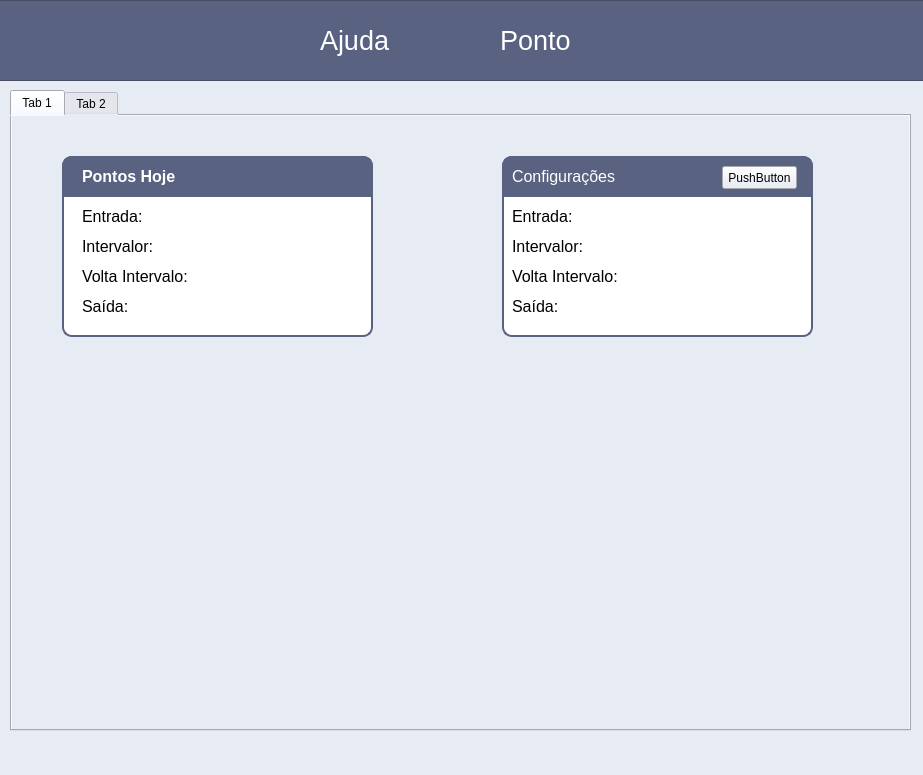
<?xml version="1.0" encoding="UTF-8"?>
<ui version="4.0">
 <class>MainWindow</class>
 <widget class="QMainWindow" name="MainWindow">
  <property name="geometry">
   <rect>
    <x>0</x>
    <y>0</y>
    <width>923</width>
    <height>775</height>
   </rect>
  </property>
  <property name="windowTitle">
   <string>MainWindow</string>
  </property>
  <property name="styleSheet">
   <string notr="true">background-color: rgb(231, 235, 244);</string>
  </property>
  <widget class="QWidget" name="centralwidget">
   <widget class="QColumnView" name="columnView">
    <property name="geometry">
     <rect>
      <x>-10</x>
      <y>0</y>
      <width>941</width>
      <height>81</height>
     </rect>
    </property>
    <property name="styleSheet">
     <string notr="true">background-color: rgb(89, 98, 128);</string>
    </property>
   </widget>
   <widget class="QLabel" name="label">
    <property name="geometry">
     <rect>
      <x>410</x>
      <y>10</y>
      <width>71</width>
      <height>61</height>
     </rect>
    </property>
    <property name="styleSheet">
     <string notr="true">background-color: rgb(89, 98, 128);</string>
    </property>
    <property name="text">
     <string/>
    </property>
    <property name="pixmap">
     <pixmap>../../../../../Carlo/Downloads/Windows/icons8-relógio-70.png</pixmap>
    </property>
    <property name="scaledContents">
     <bool>false</bool>
    </property>
   </widget>
   <widget class="QLabel" name="label_2">
    <property name="geometry">
     <rect>
      <x>320</x>
      <y>20</y>
      <width>81</width>
      <height>41</height>
     </rect>
    </property>
    <property name="font">
     <font>
      <pointsize>20</pointsize>
     </font>
    </property>
    <property name="styleSheet">
     <string notr="true">background-color: rgb(89, 98, 128);
color: rgb(255, 255, 255);</string>
    </property>
    <property name="text">
     <string>Ajuda</string>
    </property>
   </widget>
   <widget class="QLabel" name="label_3">
    <property name="geometry">
     <rect>
      <x>500</x>
      <y>20</y>
      <width>81</width>
      <height>41</height>
     </rect>
    </property>
    <property name="font">
     <font>
      <pointsize>20</pointsize>
     </font>
    </property>
    <property name="styleSheet">
     <string notr="true">background-color: rgb(89, 98, 128);
color: rgb(255, 255, 255);</string>
    </property>
    <property name="text">
     <string>Ponto</string>
    </property>
   </widget>
   <widget class="QTabWidget" name="paginadorPrincipal">
    <property name="geometry">
     <rect>
      <x>10</x>
      <y>90</y>
      <width>901</width>
      <height>641</height>
     </rect>
    </property>
    <property name="currentIndex">
     <number>0</number>
    </property>
    <widget class="QWidget" name="tab">
     <attribute name="title">
      <string>Tab 1</string>
     </attribute>
     <widget class="QLabel" name="label_5">
      <property name="geometry">
       <rect>
        <x>50</x>
        <y>40</y>
        <width>311</width>
        <height>181</height>
       </rect>
      </property>
      <property name="styleSheet">
       <string notr="true">border-style: solid;
background-color: rgb(255, 255, 255);
border-width: 2px;
border-radius: 10px;
border-color: rgb(89, 98, 128);</string>
      </property>
      <property name="frameShape">
       <enum>QFrame::NoFrame</enum>
      </property>
      <property name="text">
       <string/>
      </property>
     </widget>
     <widget class="QLabel" name="label_6">
      <property name="geometry">
       <rect>
        <x>50</x>
        <y>40</y>
        <width>311</width>
        <height>41</height>
       </rect>
      </property>
      <property name="styleSheet">
       <string notr="true">border-style: solid;
background-color: rgb(89, 98, 128);
border-width: 2px;
border-top-left-radius: 10px;
border-top-right-radius: 10px;
border-color: rgb(89, 98, 128);</string>
      </property>
      <property name="frameShape">
       <enum>QFrame::NoFrame</enum>
      </property>
      <property name="text">
       <string/>
      </property>
     </widget>
     <widget class="QLabel" name="label_4">
      <property name="geometry">
       <rect>
        <x>70</x>
        <y>50</y>
        <width>131</width>
        <height>21</height>
       </rect>
      </property>
      <property name="font">
       <font>
        <pointsize>12</pointsize>
       </font>
      </property>
      <property name="styleSheet">
       <string notr="true">background: rgba(0, 0, 0, 0.0); /* Background Transparente */
color: rgb(255, 255, 255);</string>
      </property>
      <property name="text">
       <string>&lt;html&gt;&lt;head/&gt;&lt;body&gt;&lt;p&gt;&lt;span style=&quot; font-weight:600;&quot;&gt;Pontos Hoje&lt;/span&gt;&lt;/p&gt;&lt;/body&gt;&lt;/html&gt;</string>
      </property>
     </widget>
     <widget class="QLabel" name="label_8">
      <property name="geometry">
       <rect>
        <x>70</x>
        <y>120</y>
        <width>111</width>
        <height>21</height>
       </rect>
      </property>
      <property name="font">
       <font>
        <pointsize>12</pointsize>
       </font>
      </property>
      <property name="styleSheet">
       <string notr="true">background: rgba(0, 0, 0, 0.0); /* Background Transparente */</string>
      </property>
      <property name="text">
       <string>&lt;html&gt;&lt;head/&gt;&lt;body&gt;&lt;p&gt;Intervalor:&lt;/p&gt;&lt;/body&gt;&lt;/html&gt;</string>
      </property>
     </widget>
     <widget class="QLabel" name="label_9">
      <property name="geometry">
       <rect>
        <x>70</x>
        <y>150</y>
        <width>121</width>
        <height>21</height>
       </rect>
      </property>
      <property name="font">
       <font>
        <pointsize>12</pointsize>
       </font>
      </property>
      <property name="styleSheet">
       <string notr="true">background: rgba(0, 0, 0, 0.0); /* Background Transparente */</string>
      </property>
      <property name="text">
       <string>&lt;html&gt;&lt;head/&gt;&lt;body&gt;&lt;p&gt;Volta Intervalo:&lt;/p&gt;&lt;/body&gt;&lt;/html&gt;</string>
      </property>
     </widget>
     <widget class="QLabel" name="label_10">
      <property name="geometry">
       <rect>
        <x>70</x>
        <y>180</y>
        <width>111</width>
        <height>21</height>
       </rect>
      </property>
      <property name="font">
       <font>
        <pointsize>12</pointsize>
       </font>
      </property>
      <property name="styleSheet">
       <string notr="true">background: rgba(0, 0, 0, 0.0); /* Background Transparente */</string>
      </property>
      <property name="text">
       <string>&lt;html&gt;&lt;head/&gt;&lt;body&gt;&lt;p&gt;Saída:&lt;/p&gt;&lt;/body&gt;&lt;/html&gt;</string>
      </property>
     </widget>
     <widget class="QLabel" name="label_11">
      <property name="geometry">
       <rect>
        <x>490</x>
        <y>40</y>
        <width>311</width>
        <height>41</height>
       </rect>
      </property>
      <property name="styleSheet">
       <string notr="true">border-style: solid;
background-color: rgb(89, 98, 128);
border-width: 2px;
border-top-left-radius: 10px;
border-top-right-radius: 10px;
border-color: rgb(89, 98, 128);</string>
      </property>
      <property name="frameShape">
       <enum>QFrame::NoFrame</enum>
      </property>
      <property name="text">
       <string/>
      </property>
     </widget>
     <widget class="QLabel" name="label_12">
      <property name="geometry">
       <rect>
        <x>500</x>
        <y>120</y>
        <width>111</width>
        <height>21</height>
       </rect>
      </property>
      <property name="font">
       <font>
        <pointsize>12</pointsize>
       </font>
      </property>
      <property name="styleSheet">
       <string notr="true">background: rgba(0, 0, 0, 0.0); /* Background Transparente */</string>
      </property>
      <property name="text">
       <string>&lt;html&gt;&lt;head/&gt;&lt;body&gt;&lt;p&gt;Intervalor:&lt;/p&gt;&lt;/body&gt;&lt;/html&gt;</string>
      </property>
     </widget>
     <widget class="QLabel" name="label_13">
      <property name="geometry">
       <rect>
        <x>490</x>
        <y>40</y>
        <width>311</width>
        <height>181</height>
       </rect>
      </property>
      <property name="styleSheet">
       <string notr="true">border-style: solid;
background-color: rgb(255, 255, 255);
border-width: 2px;
border-radius: 10px;
border-color: rgb(89, 98, 128);</string>
      </property>
      <property name="frameShape">
       <enum>QFrame::NoFrame</enum>
      </property>
      <property name="text">
       <string/>
      </property>
     </widget>
     <widget class="QLabel" name="label_14">
      <property name="geometry">
       <rect>
        <x>500</x>
        <y>150</y>
        <width>121</width>
        <height>21</height>
       </rect>
      </property>
      <property name="font">
       <font>
        <pointsize>12</pointsize>
       </font>
      </property>
      <property name="styleSheet">
       <string notr="true">background: rgba(0, 0, 0, 0.0); /* Background Transparente */</string>
      </property>
      <property name="text">
       <string>&lt;html&gt;&lt;head/&gt;&lt;body&gt;&lt;p&gt;Volta Intervalo:&lt;/p&gt;&lt;/body&gt;&lt;/html&gt;</string>
      </property>
     </widget>
     <widget class="QLabel" name="label_15">
      <property name="geometry">
       <rect>
        <x>500</x>
        <y>180</y>
        <width>111</width>
        <height>21</height>
       </rect>
      </property>
      <property name="font">
       <font>
        <pointsize>12</pointsize>
       </font>
      </property>
      <property name="styleSheet">
       <string notr="true">background: rgba(0, 0, 0, 0.0); /* Background Transparente */</string>
      </property>
      <property name="text">
       <string>&lt;html&gt;&lt;head/&gt;&lt;body&gt;&lt;p&gt;Saída:&lt;/p&gt;&lt;/body&gt;&lt;/html&gt;</string>
      </property>
     </widget>
     <widget class="QLabel" name="label_16">
      <property name="geometry">
       <rect>
        <x>500</x>
        <y>90</y>
        <width>111</width>
        <height>21</height>
       </rect>
      </property>
      <property name="font">
       <font>
        <pointsize>12</pointsize>
       </font>
      </property>
      <property name="styleSheet">
       <string notr="true">background: rgba(0, 0, 0, 0.0); /* Background Transparente */</string>
      </property>
      <property name="text">
       <string>&lt;html&gt;&lt;head/&gt;&lt;body&gt;&lt;p&gt;Entrada: &lt;/p&gt;&lt;/body&gt;&lt;/html&gt;</string>
      </property>
     </widget>
     <widget class="QLabel" name="label_17">
      <property name="geometry">
       <rect>
        <x>500</x>
        <y>50</y>
        <width>131</width>
        <height>21</height>
       </rect>
      </property>
      <property name="font">
       <font>
        <pointsize>12</pointsize>
       </font>
      </property>
      <property name="styleSheet">
       <string notr="true">background: rgba(0, 0, 0, 0.0); /* Background Transparente */
color: rgb(255, 255, 255);</string>
      </property>
      <property name="text">
       <string>&lt;html&gt;&lt;head/&gt;&lt;body&gt;&lt;p&gt;Configurações&lt;/p&gt;&lt;/body&gt;&lt;/html&gt;</string>
      </property>
     </widget>
     <widget class="QPushButton" name="pushButton">
      <property name="geometry">
       <rect>
        <x>710</x>
        <y>50</y>
        <width>75</width>
        <height>23</height>
       </rect>
      </property>
      <property name="text">
       <string>PushButton</string>
      </property>
     </widget>
     <widget class="QLabel" name="label_7">
      <property name="geometry">
       <rect>
        <x>70</x>
        <y>90</y>
        <width>111</width>
        <height>21</height>
       </rect>
      </property>
      <property name="font">
       <font>
        <pointsize>12</pointsize>
       </font>
      </property>
      <property name="styleSheet">
       <string notr="true">background: rgba(0, 0, 0, 0.0); /* Background Transparente */</string>
      </property>
      <property name="text">
       <string>&lt;html&gt;&lt;head/&gt;&lt;body&gt;&lt;p&gt;Entrada: &lt;/p&gt;&lt;/body&gt;&lt;/html&gt;</string>
      </property>
     </widget>
     <zorder>label_5</zorder>
     <zorder>label_13</zorder>
     <zorder>label_6</zorder>
     <zorder>label_4</zorder>
     <zorder>label_8</zorder>
     <zorder>label_9</zorder>
     <zorder>label_10</zorder>
     <zorder>label_11</zorder>
     <zorder>label_12</zorder>
     <zorder>label_14</zorder>
     <zorder>label_15</zorder>
     <zorder>label_16</zorder>
     <zorder>label_17</zorder>
     <zorder>label_7</zorder>
     <zorder>pushButton</zorder>
    </widget>
    <widget class="QWidget" name="tab_2">
     <attribute name="title">
      <string>Tab 2</string>
     </attribute>
    </widget>
   </widget>
  </widget>
  <widget class="QMenuBar" name="menubar">
   <property name="geometry">
    <rect>
     <x>0</x>
     <y>0</y>
     <width>923</width>
     <height>21</height>
    </rect>
   </property>
  </widget>
  <widget class="QStatusBar" name="statusbar"/>
 </widget>
 <resources/>
 <connections/>
</ui>
